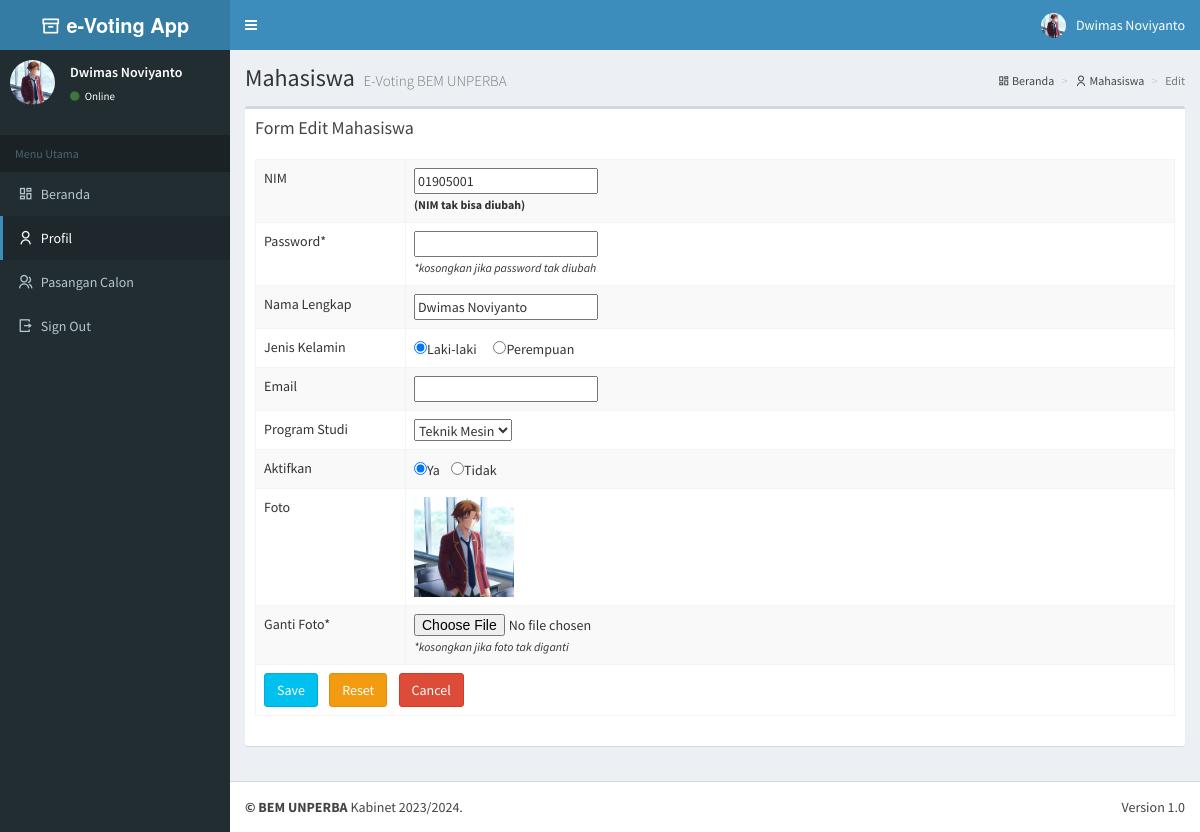
The app's page /mahasiswa/index.php?m=mahasiswa&s=edit&nim=01905001 (signed in) with its own data.
### tables this page shows
CREATE TABLE `tb_mhswa` (
  `nim` varchar(10) NOT NULL,
  `password` varchar(50) NOT NULL,
  `nama` varchar(100) NOT NULL,
  `gender` varchar(1) NOT NULL,
  `prodi` varchar(20) NOT NULL,
  `email` varchar(100) NOT NULL,
  `aktif` enum('Y','T') NOT NULL DEFAULT 'T',
  `memilih` varchar(2) NOT NULL,
  `foto` varchar(100) NOT NULL
);

CREATE TABLE `tb_prodi` (
  `id_prodi` int(2) NOT NULL,
  `prodi` varchar(50) NOT NULL
);

### mahasiswa/modul/mahasiswa/edit.php (the view)
<?php include "atas.php"; ?>
  <div class="content-wrapper">
    <section class="content-header">
      <h1>
        Mahasiswa
        <small>E-Voting BEM UNPERBA</small>
      </h1>
      <ol class="breadcrumb">
        <li><a href="?m=awal"><i class="ri-dashboard-line"></i> Beranda</a></li>
        <li><a href="?m=mahasiswa"><i class="ri-user-line"></i> Mahasiswa</a></li>
        <li class="active">Edit</li>
      </ol>
    </section>
	<section class="content">
      <div class="row">
        <div class="col-xs-12">
          <div class="box">
            <div class="box-header">
              <h3 class="box-title">Form Edit Mahasiswa</h3>
            </div>
            <div class="box-body">
			<?php
			$id=$_GET['nim'];
			include "../sambungan.php";
			$sql="SELECT * FROM tb_mhswa WHERE nim='$id'";
			$query=mysqli_query($koneksi,$sql);
			$r=mysqli_fetch_assoc($query);
			?>
			 <form action="?m=mahasiswa&s=update" method="post" enctype="multipart/form-data">
              <table id="pilkasis1" class="table table-bordered table-hover table-striped">
                <tbody>
					<tr>
						<td width=150>NIM</td>
						<td><input type="number" name="nim" value="<?php echo$r['nim'];?>" readonly /><small></br><b>(NIM tak bisa diubah)</b></small></td>
					</tr>
					<tr>
						<td>Password*</td>
						<td><input type="password" name="password" placeholder=" " maxlength="25px" /><small></br><i>*kosongkan jika password tak diubah</i></small></td>
					</tr>
					<tr>
						<td>Nama Lengkap</td>
						<td><input type="text" name="nama" placeholder=" " maxlength="50px" value="<?php echo$r['nama'];?>" required /></td>
					</tr>
					<tr>
						<td>Jenis Kelamin</td>
						<td><input type="radio" name="gender" id="jkl" value="L" <?php if($r['gender']=='L') echo " checked";?> />Laki-laki &nbsp;&nbsp;&nbsp;&nbsp;
						<input type="radio" name="gender" id="jkp" value="P" <?php if($r['gender']=='P') echo " checked";?> />Perempuan</td>
					</tr>
					<tr>
						<td>Email</td>
						<td><input type="email" name="email" placeholder=" " maxlength="50px" value="<?php echo$r['email'];?>" /></td>
					</tr>
					<tr>
						<td>Program Studi</td>
						<td>
							<select name="prodi">
							<?php
							$sql2="SELECT * FROM tb_prodi ORDER BY prodi";
							$query2=mysqli_query($koneksi,$sql2);
							while($r2=mysqli_fetch_assoc($query2)){
									echo "<option value='".$r2['prodi']."'";
									echo $r2['prodi']==$r['prodi']?"selected":"";
									echo ">".$r2['prodi']."</option>";
							}
							?>
							</select>
						</td>
					</tr>
					<tr>
						<td>Aktifkan</td>
						<td><input type="radio" name="aktif" id="aktifY" value="Y" <?php if($r['aktif']=='Y') echo " checked";?> />Ya &nbsp;&nbsp;
						<input type="radio" name="aktif" id="aktifT" value="T" <?php if($r['aktif']=='T') echo " checked";?> />Tidak</td>
					</tr>
					<tr>
						<td>Foto</td>
						<td>
						<?php
							if ($r['foto'] != '') {
								echo "<img src=\"../gambar/admin/$r[foto]\" height=100 />";
							} else {
								$gender = $r['gender'];
								if ($gender == 'L') {
									echo "<img src=\"../gambar/mahasiswa/L.jpg\" height=100 />";
								} elseif ($gender == 'P') {
									echo "<img src=\"../gambar/mahasiswa/P.jpg\" height=100 />";
								} else {
									echo "<img src=\"../gambar/mahasiswa/L.jpg\" height=100 />";
								}
							}
						?>
					</tr>
					<tr>
						<td>Ganti Foto*</td>
						<td><input type="file" name="foto" accept="image/*" /><small><i> *kosongkan jika foto tak diganti</i></small></td>
					</tr>
					<tr>
						<td colspan=3>
						<input type="submit" name="simpan" value="Save" class="btn btn-info" />&nbsp;&nbsp;&nbsp;
						<input type="reset" name="reset" value="Reset" class="btn btn-warning" />&nbsp;&nbsp;&nbsp;
						<a href="?m=mahasiswa" class="btn btn-danger">Cancel</a></td>
					</tr>
                </tbody>
              </table>
			 </form>
            </div>
          </div>
        </div>
      </div>
    </section>
<?php include "bawah.php"; ?>

### mahasiswa/css/extrastyle.css (style rules this page uses)
ol { display: block; list-style-type: decimal; margin-block-start: .75em; margin-block-end: .75em; margin-inline-start: 0px; margin-inline-end: 0px; padding-inline-start: 30px; }

### records on screen
tb_mhswa: nim "01905001", nama "Dwimas Noviyanto", gender "☑", prodi "Teknik Mesin", aktif "☑"

### other values on screen
$_SESSION['nama'] "Dwimas Noviyanto"
